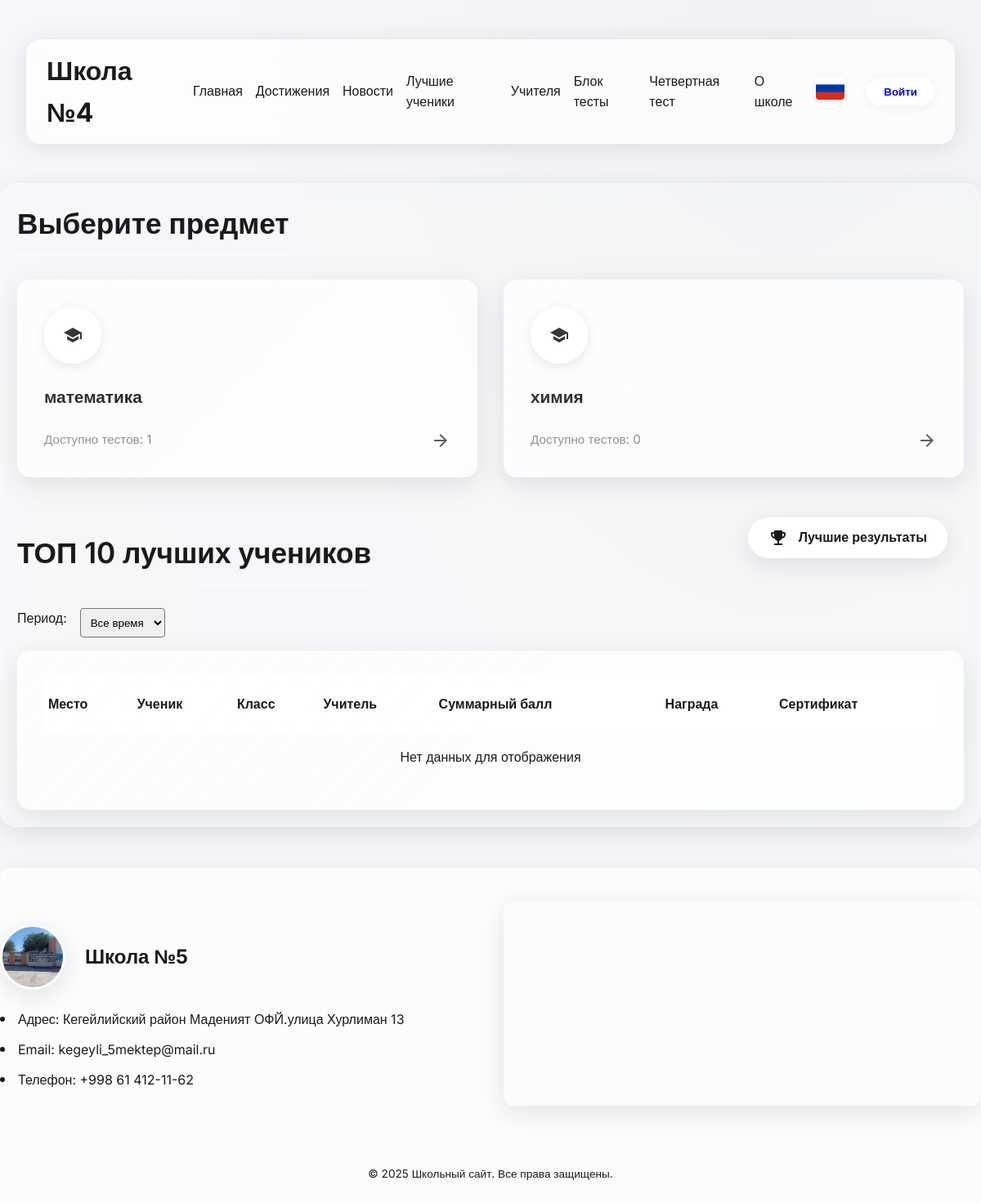
Screenshot of /tests.php with the database file from the repository.
### tables this page shows
CREATE TABLE `subjects` (
  `id` int NOT NULL,
  `name` varchar(255) NOT NULL
);

### includes/lang.php (called while the page is built, shortened)
<?php
$default_lang = 'ru';
$current_lang = $_SESSION['lang'] ?? $default_lang;
$translation_file = __DIR__ . "/lang/{$current_lang}.json";
$translations = file_exists($translation_file)
    ? json_decode(file_get_contents($translation_file), true)
    : [];
if (!function_exists('t')) {
    function t($key, $params = []) {
        global $translations;
        $text = $translations[$key] ?? $key;
        return $text;
    }
}
?>

### tests.php (the view, shortened to what this page needs)
<?php
require_once "includes/db.php";
require_once "includes/lang.php";
try {
    $stmt = $pdo->query("SELECT * FROM subjects");
    $subjects = $stmt->fetchAll(PDO::FETCH_ASSOC);
} catch (PDOException $e) {
    error_log("Ошибка базы данных (subjects): " . $e->getMessage());
    die(t('error_query') . ": " . $e->getMessage());
}
$period = $_GET['period'] ?? 'all';
$period_filters = [
    'week' => 'WHERE created_at >= NOW() - INTERVAL 1 WEEK',
    'month' => 'WHERE created_at >= NOW() - INTERVAL 1 MONTH',
    '3months' => 'WHERE created_at >= NOW() - INTERVAL 3 MONTH',
    '6months' => 'WHERE created_at >= NOW() - INTERVAL 6 MONTH',
    'year' => 'WHERE created_at >= NOW() - INTERVAL 1 YEAR'
];
$where_clause = $period_filters[$period] ?? '';
try {
    $top_students = $pdo->query("
        SELECT student_name, student_lastname, student_class, teacher_name, SUM(correct_answers) as total_score
        FROM test_results
        $where_clause
        GROUP BY student_name, student_lastname, student_class, teacher_name
        ORDER BY total_score DESC
        LIMIT 10
    ")->fetchAll(PDO::FETCH_ASSOC);
} catch (PDOException $e) {
    error_log("Ошибка базы данных (top_students): " . $e->getMessage());
    die(t('error_query') . ": " . $e->getMessage());
}
$subject_icons = [
    'Математика' => 'π',
    'Физика' => '⚡',
    'Химия' => '🧪',
    'Биология' => '🌱',
    'История' => '🏛',
    'Литература' => '📚',
    'Русский язык' => '✍',
    'Английский язык' => 'translate',
    'География' => '🌎',
    'Информатика' => '💻'
];
?>
<!DOCTYPE html>
<html>
<head>
    <link rel="stylesheet" href="./public/css/header.css">
    <link rel="stylesheet" href="./public/css/test.css">
    <link rel="stylesheet" href="./public/css/fotter.css">
    <link rel="stylesheet" href="./public/css/styles.css">
</head>
<body>
    <?php
    include("includes/header.php");
    ?>
    <main class="container">
        <section class="subjects-section">
            <h1 class="section-title"><?= t('section_title_subjects') ?></h1>
            <div class="subjects-grid">
                <?php foreach ($subjects as $subj):
                    $icon = $subject_icons[$subj['name']] ?? 'school';
                ?>
                    <div class="subject-card">
                        <a href="tests_start.php?subject_id=<?= $subj['id'] ?>" class="subject-link">
                            <div class="subject-icon">
                                <span class="material-icons"><?= $icon ?></span>
                            </div>
                            <h3 class="subject-name"><?= htmlspecialchars($subj['name']) ?></h3>
                            <div class="subject-meta">
                                <span class="tests-count"><?= t('tests_available') ?>: <?php
                                    try {
                                        $stmt = $pdo->prepare("SELECT COUNT(*) FROM tests WHERE subject_id = ?");
                                        $stmt->execute([$subj['id']]);
                                        echo $stmt->fetchColumn();
                                    } catch (PDOException $e) {
                                        error_log("Ошибка базы данных (tests count): " . $e->getMessage());
                                        echo "0";
                                    }
                                ?></span>
                                <span class="material-icons arrow-icon">arrow_forward</span>
                            </div>
                        </a>
                    </div>
                <?php endforeach; ?>
            </div>
        </section>
        <section class="top-students-section">
            <h2 class="section-title"><?= t('section_title_top_students') ?></h2>
            <form method="get" class="filter-form">
                <label><?= t('filter_label_period') ?>:</label>
                <select name="period" class="filter-select" onchange="this.form.submit()">
                    <option value="all" <?= $period == 'all' ? 'selected' : '' ?>><?= t('filter_option_all') ?></option>
                </select>
            </form>
            <div class="achievement-badge">
                <span class="material-icons">emoji_events</span>
                <span><?= t('best_results') ?></span>
            </div>
            <div class="table-container">
                <table class="top-students-table">
                    <thead>
                        <tr>
                            <th class="place-col"><?= t('table_header_place') ?></th>
                            <th class="student-col"><?= t('table_header_student') ?></th>
                            <th class="class-col"><?= t('table_header_class') ?></th>
                            <th class="teacher-col"><?= t('table_header_teacher') ?></th>
                            <th class="score-col"><?= t('table_header_score') ?></th>
                            <th class="badge-col"><?= t('table_header_badge') ?></th>
                            <th class="certificate-col"><?= t('table_header_certificate') ?></th>
                        </tr>
                    </thead>
                    <tbody>
                        <?php if (empty($top_students)): ?>
                            <tr>
                                <td colspan="7" style="text-align: center;"><?= t('no_data') ?></td>
                            </tr>
                        <?php endif; ?>
                    </tbody>
                </table>
            </div>
        </section>
    </main>
    <?php
    include("includes/footer.php");
    ?>
</body>
</html>

### public/css/header.css (style rules this page uses)
:root { --glass-white: rgba(255, 255, 255, 0.7); --glass-border: rgba(255, 255, 255, 0.18); --text-dark: #1c2436; --text-light: #ffffff; --shadow: 0 4px 30px rgba(0, 0, 0, 0.1); --transition: all 0.4s cubic-bezier(0.16, 1, 0.3, 1); --glass-blur: 12px; }
* { margin: 0; padding: 0; box-sizing: border-box; font-family: "Inter", system-ui, -apple-system, sans-serif; }
body { line-height: 1.6; color: var(--text-dark); background-color: #f5f7fa; background-image: radial-gradient( at 80% 0%, rgba(200, 200, 200, 0.1) 0px, transparent 50% ), radial-gradient(at 0% 50%, rgba(255, 255, 255, 0.1) 0px, transparent 50%); }

### public/css/test.css (style rules this page uses)
:root { --glass-base: rgba(255, 255, 255, 0.65); --glass-border: rgba(255, 255, 255, 0.3); --glass-highlight: rgba(255, 255, 255, 0.4); --glass-shadow: 0 8px 32px rgba(0, 0, 0, 0.1); --glass-blur: 12px; --text-dark: #1a1a1a; --text-light: rgba(255, 255, 255, 0.9); --transition: all 0.4s cubic-bezier(0.16, 1, 0.3, 1); }
main.container { margin-bottom: 50px; padding: 20px; background: rgba(255, 255, 255, 0.1); backdrop-filter: blur(var(--glass-blur)); border-radius: 20px; border: 1px solid var(--glass-border); box-shadow: var(--glass-shadow); }
.section-title { color: var(--text-dark); font-size: 2.2rem; margin-bottom: 1.8rem; padding-bottom: 0.6rem; border-bottom: 2px solid var(--glass-highlight); display: inline-block; text-shadow: 0 1px 2px rgba(0, 0, 0, 0.1); font-weight: 600; }
.subjects-grid { display: grid; grid-template-columns: repeat(auto-fit, minmax(300px, 1fr)); gap: 2rem; margin-bottom: 4rem; }
.subject-card { background: var(--glass-base); border-radius: 16px; overflow: hidden; box-shadow: var(--glass-shadow); transition: var(--transition); backdrop-filter: blur(var(--glass-blur)); -webkit-backdrop-filter: blur(var(--glass-blur)); border: 1px solid var(--glass-border); position: relative; }
.subject-card::before { content: ''; position: absolute; top: 0; left: 0; right: 0; bottom: 0; background: linear-gradient( 135deg, rgba(255, 255, 255, 0.2) 0%, rgba(255, 255, 255, 0) 50% ); pointer-events: none; }
.subject-link { display: block; text-decoration: none; color: inherit; padding: 2rem; }
.subject-icon { background: rgba(255, 255, 255, 0.9); width: 70px; height: 70px; border-radius: 50%; display: flex; align-items: center; justify-content: center; margin-bottom: 1.5rem; color: var(--text-dark); font-size: 2.2rem; box-shadow: 0 4px 15px rgba(0, 0, 0, 0.1), inset 0 2px 4px rgba(255, 255, 255, 0.3); }
.subject-name { color: var(--text-dark); margin-bottom: 0.8rem; font-size: 1.3rem; font-weight: 600; }
.subject-meta { display: flex; justify-content: space-between; align-items: center; margin-top: 1.5rem; color: rgba(90, 90, 90, 0.7); }
.tests-count { font-size: 0.95rem; display: flex; align-items: center; gap: 0.5rem; }
.arrow-icon { color: var(--text-dark); opacity: 0.7; transition: var(--transition); }
.top-students-section { position: relative; margin-top: 3rem; }
.achievement-badge { position: absolute; top: -15px; right: 20px; background: rgba(255, 255, 255, 0.9); color: var(--text-dark); padding: 0.7rem 1.5rem; border-radius: 30px; display: flex; align-items: center; gap: 0.8rem; font-weight: 600; z-index: 2; backdrop-filter: blur(5px); border: 1px solid var(--glass-border); box-shadow: var(--glass-shadow); }
.table-container { overflow-x: auto; background: var(--glass-base); border-radius: 16px; box-shadow: var(--glass-shadow); padding: 2rem; backdrop-filter: blur(var(--glass-blur)); border: 1px solid var(--glass-border); position: relative; }
.table-container::before { content: ''; position: absolute; top: 0; left: 0; right: 0; bottom: 0; background: linear-gradient( 135deg, rgba(255, 255, 255, 0.2) 0%, rgba(255, 255, 255, 0) 50% ); pointer-events: none; border-radius: 16px; }
.top-students-table { width: 100%; border-collapse: collapse; }
.top-students-table th { background: rgba(255, 255, 255, 0.7); color: var(--text-dark); padding: 1.2rem 5px; text-align: left; font-weight: 600; backdrop-filter: blur(5px); border-bottom: 1px solid var(--glass-border); }
.top-students-table td { padding: 1.2rem 5px; border-bottom: 1px solid rgba(255, 255, 255, 0.2); }
.top-students-table tr:last-child td { border-bottom: none; }

### tests.php (style rules this page uses)
.filter-form { display: flex; gap: 1rem; margin-bottom: 1rem; }
.filter-select { padding: 0.5rem; border-radius: 4px; }

### rows the page displays
subjects: name "математика", fetchColumn "1"
subjects: name "химия", fetchColumn "0"

### other values shown
t('school_name') "Школа №4"
t('menu_home') "Главная"
t('menu_achievements') "Достижения"
t('menu_news') "Новости"
t('menu_best_students') "Лучшие ученики"
t('menu_teachers') "Учителя"
t('menu_tests') "Блок тесты"
t('menu_tests_2') "Четвертная тест"
t('menu_about') "О школе"
t('login_button') "Войти"
t('section_title_subjects') "Выберите предмет"
t('section_title_top_students') "ТОП 10 лучших учеников"
t('filter_label_period') "Период"
t('best_results') "Лучшие результаты"
t('table_header_place') "Место"
